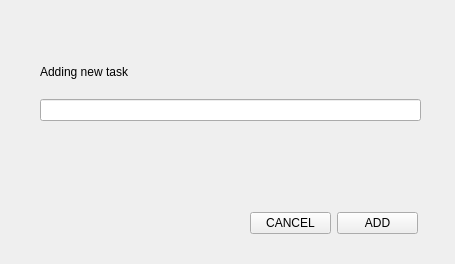
<?xml version="1.0" encoding="UTF-8"?>
<ui version="4.0">
 <class>dialogaddingwindow</class>
 <widget class="QWidget" name="dialogaddingwindow">
  <property name="geometry">
   <rect>
    <x>0</x>
    <y>0</y>
    <width>455</width>
    <height>264</height>
   </rect>
  </property>
  <property name="windowTitle">
   <string>dialogaddingwindow</string>
  </property>
  <widget class="QWidget" name="">
   <property name="geometry">
    <rect>
     <x>250</x>
     <y>210</y>
     <width>168</width>
     <height>27</height>
    </rect>
   </property>
   <layout class="QHBoxLayout" name="horizontalLayout">
    <item>
     <widget class="QPushButton" name="cancel_button">
      <property name="text">
       <string>CANCEL</string>
      </property>
     </widget>
    </item>
    <item>
     <widget class="QPushButton" name="add_button">
      <property name="text">
       <string>ADD</string>
      </property>
     </widget>
    </item>
   </layout>
  </widget>
  <widget class="QWidget" name="">
   <property name="geometry">
    <rect>
     <x>40</x>
     <y>50</y>
     <width>381</width>
     <height>71</height>
    </rect>
   </property>
   <layout class="QGridLayout" name="gridLayout">
    <item row="1" column="0">
     <widget class="QLineEdit" name="lineEdit"/>
    </item>
    <item row="0" column="0">
     <widget class="QLabel" name="label">
      <property name="text">
       <string>Adding new task</string>
      </property>
     </widget>
    </item>
   </layout>
  </widget>
 </widget>
 <resources/>
 <connections/>
</ui>
